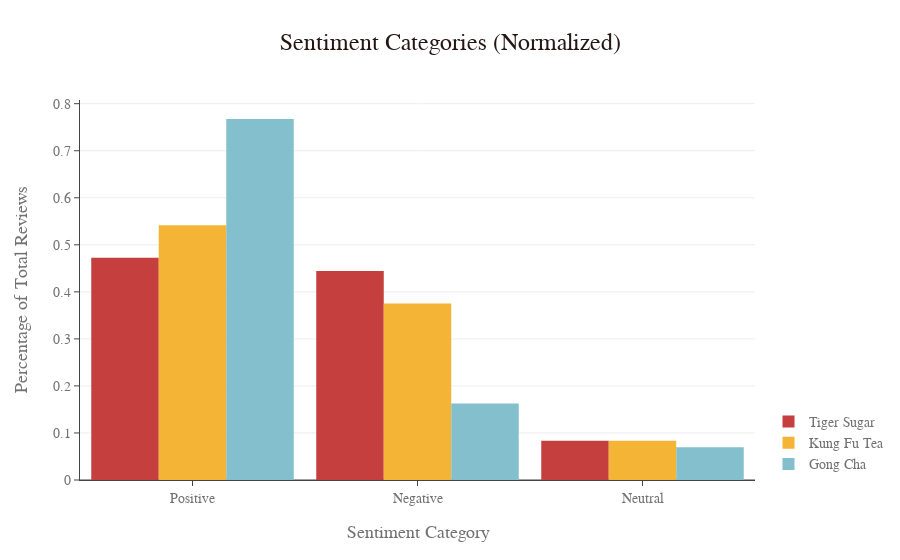

The cell this chart's notebook holds for it:
### Code cell
import plotly.graph_objects as go

# Function to count sentiment categories
def count_sentiment_categories(df):
    positive_count = (df['Sentiment Category'] == 'Positive').sum()
    negative_count = (df['Sentiment Category'] == 'Negative').sum()
    neutral_count = (df['Sentiment Category'] == 'Neutral').sum()
    total_reviews = len(df)
    return positive_count / total_reviews, negative_count / total_reviews, neutral_count / total_reviews

# Create traces for each sentiment category
sentiment_categories = ['Positive', 'Negative', 'Neutral']
bar_colors = primary_colors[:3]  # Blue for positive, orange for negative, green for neutral
df_names = ['Tiger Sugar', 'Kung Fu Tea', 'Gong Cha']


# Initialize data list to store traces
data = []

# Iterate over each DataFrame
for df, color, name in zip([tiger_df, kungfu_df, gongcha_df], bar_colors, df_names):
    # Count sentiment categories
    positive_ratio, negative_ratio, neutral_ratio = count_sentiment_categories(df)

    # Create a bar trace for each sentiment category
    trace = go.Bar(x=sentiment_categories,
                   y=[positive_ratio, negative_ratio, neutral_ratio],
                   name=name,
                   marker_color=color)
    
    # Append trace to data list
    data.append(trace)

# Create layout
layout = go.Layout(title='Sentiment Categories (Normalized)',
                   xaxis_title='Sentiment Category',
                   yaxis_title='Percentage of Total Reviews',
                   barmode='group',
                   template=theme_hodp,
                   bargap=0.1)

layout['legend'] = {'y': 0} 
# Create figure
fig = go.Figure(data=data, layout=layout)
# Show plot
fig.show()

### Figure 1 — Plotly figure (JSON) as saved in the notebook; plotly's stock layout.template omitted (floating-point values rounded to 4 significant figures)
{"data": [{"marker": {"color": "#C63F3F"}, "name": "Tiger Sugar", "type": "bar", "x": ["Positive", "Negative", "Neutral"], "y": [0.4722, 0.4444, 0.08333]}, {"marker": {"color": "#F4B436"}, "name": "Kung Fu Tea", "type": "bar", "x": ["Positive", "Negative", "Neutral"], "y": [0.5417, 0.375, 0.08333]}, {"marker": {"color": "#83BFCC"}, "name": "Gong Cha", "type": "bar", "x": ["Positive", "Negative", "Neutral"], "y": [0.7674, 0.1628, 0.06977]}], "layout": {"bargap": 0.1, "barmode": "group", "legend": {"y": 0}, "title": {"text": "Sentiment Categories (Normalized)"}, "xaxis": {"title": {"text": "Sentiment Category"}}, "yaxis": {"title": {"text": "Percentage of Total Reviews"}}}}
